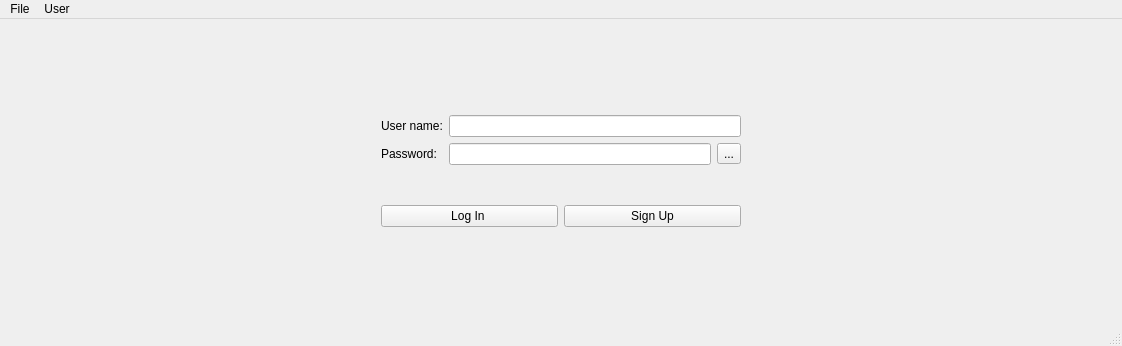
<?xml version="1.0" encoding="UTF-8"?>
<ui version="4.0">
 <class>MainWindow</class>
 <widget class="QMainWindow" name="MainWindow">
  <property name="geometry">
   <rect>
    <x>0</x>
    <y>0</y>
    <width>1122</width>
    <height>346</height>
   </rect>
  </property>
  <property name="sizePolicy">
   <sizepolicy hsizetype="Expanding" vsizetype="Preferred">
    <horstretch>0</horstretch>
    <verstretch>0</verstretch>
   </sizepolicy>
  </property>
  <property name="windowTitle">
   <string>MainWindow</string>
  </property>
  <widget class="QWidget" name="centralWidget">
   <layout class="QVBoxLayout" name="verticalLayout">
    <item>
     <widget class="QStackedWidget" name="stackedWidget">
      <property name="sizePolicy">
       <sizepolicy hsizetype="Expanding" vsizetype="Expanding">
        <horstretch>0</horstretch>
        <verstretch>0</verstretch>
       </sizepolicy>
      </property>
      <widget class="QWidget" name="loginPage">
       <layout class="QHBoxLayout" name="horizontalLayout_2">
        <item>
         <spacer name="horizontalSpacer">
          <property name="orientation">
           <enum>Qt::Horizontal</enum>
          </property>
          <property name="sizeType">
           <enum>QSizePolicy::Expanding</enum>
          </property>
          <property name="sizeHint" stdset="0">
           <size>
            <width>40</width>
            <height>20</height>
           </size>
          </property>
         </spacer>
        </item>
        <item>
         <layout class="QVBoxLayout" name="verticalLayout_3">
          <item>
           <spacer name="verticalSpacer_3">
            <property name="orientation">
             <enum>Qt::Vertical</enum>
            </property>
            <property name="sizeType">
             <enum>QSizePolicy::Preferred</enum>
            </property>
            <property name="sizeHint" stdset="0">
             <size>
              <width>20</width>
              <height>40</height>
             </size>
            </property>
           </spacer>
          </item>
          <item>
           <layout class="QGridLayout" name="gridLayout">
            <item row="2" column="0">
             <widget class="QLabel" name="lblUsername">
              <property name="text">
               <string>User name:</string>
              </property>
             </widget>
            </item>
            <item row="3" column="0">
             <widget class="QLabel" name="lblPassword">
              <property name="text">
               <string>Password:</string>
              </property>
             </widget>
            </item>
            <item row="3" column="1">
             <widget class="QLineEdit" name="editPassword">
              <property name="styleSheet">
               <string notr="true"/>
              </property>
              <property name="echoMode">
               <enum>QLineEdit::Password</enum>
              </property>
             </widget>
            </item>
            <item row="3" column="2">
             <widget class="QToolButton" name="btnShowPass">
              <property name="text">
               <string>...</string>
              </property>
              <property name="icon">
               <iconset>
                <normaloff>icons8-eye-32.png</normaloff>icons8-eye-32.png</iconset>
              </property>
              <property name="iconSize">
               <size>
                <width>16</width>
                <height>16</height>
               </size>
              </property>
             </widget>
            </item>
            <item row="2" column="1" colspan="2">
             <widget class="QLineEdit" name="editUsername">
              <property name="styleSheet">
               <string notr="true"/>
              </property>
             </widget>
            </item>
           </layout>
          </item>
          <item>
           <layout class="QHBoxLayout" name="horizontalLayout">
            <item>
             <widget class="QPushButton" name="btnLogin">
              <property name="text">
               <string>Log In </string>
              </property>
             </widget>
            </item>
            <item>
             <widget class="QPushButton" name="btnSignUp">
              <property name="text">
               <string>Sign Up</string>
              </property>
             </widget>
            </item>
           </layout>
          </item>
          <item>
           <spacer name="verticalSpacer_5">
            <property name="orientation">
             <enum>Qt::Vertical</enum>
            </property>
            <property name="sizeType">
             <enum>QSizePolicy::Preferred</enum>
            </property>
            <property name="sizeHint" stdset="0">
             <size>
              <width>20</width>
              <height>40</height>
             </size>
            </property>
           </spacer>
          </item>
         </layout>
        </item>
        <item>
         <spacer name="horizontalSpacer_2">
          <property name="orientation">
           <enum>Qt::Horizontal</enum>
          </property>
          <property name="sizeType">
           <enum>QSizePolicy::Expanding</enum>
          </property>
          <property name="sizeHint" stdset="0">
           <size>
            <width>40</width>
            <height>20</height>
           </size>
          </property>
         </spacer>
        </item>
       </layout>
      </widget>
      <widget class="QWidget" name="homePage">
       <layout class="QVBoxLayout" name="verticalLayout_2">
        <item>
         <layout class="QHBoxLayout" name="horizontalLayout_3">
          <item>
           <widget class="QPushButton" name="btnAddBill">
            <property name="text">
             <string>Add</string>
            </property>
           </widget>
          </item>
          <item>
           <spacer name="horizontalSpacer_3">
            <property name="orientation">
             <enum>Qt::Horizontal</enum>
            </property>
            <property name="sizeType">
             <enum>QSizePolicy::Expanding</enum>
            </property>
            <property name="sizeHint" stdset="0">
             <size>
              <width>40</width>
              <height>20</height>
             </size>
            </property>
           </spacer>
          </item>
          <item>
           <widget class="QPushButton" name="btnFindItem">
            <property name="text">
             <string>Find Item</string>
            </property>
           </widget>
          </item>
         </layout>
        </item>
        <item>
         <widget class="QTableWidget" name="tableTree">
          <property name="frameShape">
           <enum>QFrame::StyledPanel</enum>
          </property>
          <property name="frameShadow">
           <enum>QFrame::Raised</enum>
          </property>
          <property name="lineWidth">
           <number>8</number>
          </property>
          <attribute name="horizontalHeaderDefaultSectionSize">
           <number>130</number>
          </attribute>
          <row>
           <property name="text">
            <string>1</string>
           </property>
          </row>
          <column>
           <property name="text">
            <string>Created Time</string>
           </property>
           <property name="font">
            <font>
             <pointsize>12</pointsize>
             <weight>75</weight>
             <bold>true</bold>
            </font>
           </property>
           <property name="textAlignment">
            <set>AlignCenter</set>
           </property>
           <property name="foreground">
            <brush brushstyle="SolidPattern">
             <color alpha="255">
              <red>0</red>
              <green>0</green>
              <blue>0</blue>
             </color>
            </brush>
           </property>
          </column>
          <column>
           <property name="text">
            <string>Item Name</string>
           </property>
           <property name="font">
            <font>
             <pointsize>12</pointsize>
             <weight>75</weight>
             <bold>true</bold>
            </font>
           </property>
           <property name="textAlignment">
            <set>AlignCenter</set>
           </property>
          </column>
          <column>
           <property name="text">
            <string>Type Name</string>
           </property>
           <property name="font">
            <font>
             <pointsize>12</pointsize>
             <weight>75</weight>
             <bold>true</bold>
            </font>
           </property>
           <property name="textAlignment">
            <set>AlignCenter</set>
           </property>
          </column>
          <column>
           <property name="text">
            <string>ID</string>
           </property>
           <property name="font">
            <font>
             <pointsize>12</pointsize>
             <weight>75</weight>
             <bold>true</bold>
            </font>
           </property>
           <property name="textAlignment">
            <set>AlignCenter</set>
           </property>
          </column>
          <column>
           <property name="text">
            <string>Amount</string>
           </property>
           <property name="font">
            <font>
             <pointsize>12</pointsize>
             <weight>75</weight>
             <bold>true</bold>
            </font>
           </property>
           <property name="textAlignment">
            <set>AlignCenter</set>
           </property>
          </column>
          <column>
           <property name="text">
            <string>Sale Type</string>
           </property>
           <property name="font">
            <font>
             <pointsize>12</pointsize>
             <weight>75</weight>
             <bold>true</bold>
            </font>
           </property>
           <property name="textAlignment">
            <set>AlignCenter</set>
           </property>
          </column>
          <column>
           <property name="text">
            <string>Price</string>
           </property>
           <property name="font">
            <font>
             <pointsize>12</pointsize>
             <weight>75</weight>
             <bold>true</bold>
            </font>
           </property>
           <property name="textAlignment">
            <set>AlignCenter</set>
           </property>
          </column>
          <column>
           <property name="text">
            <string>Notice</string>
           </property>
           <property name="font">
            <font>
             <pointsize>12</pointsize>
             <weight>75</weight>
             <bold>true</bold>
            </font>
           </property>
           <property name="textAlignment">
            <set>AlignCenter</set>
           </property>
          </column>
         </widget>
        </item>
       </layout>
      </widget>
     </widget>
    </item>
   </layout>
  </widget>
  <widget class="QMenuBar" name="menuBar">
   <property name="geometry">
    <rect>
     <x>0</x>
     <y>0</y>
     <width>1122</width>
     <height>24</height>
    </rect>
   </property>
   <widget class="QMenu" name="menuFile">
    <property name="title">
     <string>File</string>
    </property>
    <widget class="QMenu" name="menuNew">
     <property name="title">
      <string>New</string>
     </property>
     <addaction name="actionItem"/>
     <addaction name="actionType_Item"/>
     <addaction name="actionBill"/>
    </widget>
    <widget class="QMenu" name="menuStatistic">
     <property name="title">
      <string>Statistic</string>
     </property>
     <addaction name="actionItem_Table"/>
     <addaction name="actionBill_Table"/>
    </widget>
    <widget class="QMenu" name="menuExport_Excel_File">
     <property name="title">
      <string>Export Excel File</string>
     </property>
     <addaction name="actionItem_File"/>
     <addaction name="actionBill_File"/>
    </widget>
    <addaction name="menuNew"/>
    <addaction name="menuStatistic"/>
    <addaction name="menuExport_Excel_File"/>
    <addaction name="separator"/>
    <addaction name="actionExit"/>
   </widget>
   <widget class="QMenu" name="menuUser">
    <property name="title">
     <string>User</string>
    </property>
    <addaction name="actionUser_List"/>
    <addaction name="actionShow_User_Info"/>
    <addaction name="separator"/>
    <addaction name="actionLogin"/>
   </widget>
   <addaction name="menuFile"/>
   <addaction name="menuUser"/>
  </widget>
  <widget class="QStatusBar" name="statusBar"/>
  <action name="actionExit">
   <property name="text">
    <string>Exit</string>
   </property>
   <property name="shortcut">
    <string>Ctrl+Q</string>
   </property>
  </action>
  <action name="actionShow_User_Info">
   <property name="text">
    <string>Show User Info</string>
   </property>
  </action>
  <action name="actionLogin">
   <property name="text">
    <string>Log Out</string>
   </property>
   <property name="shortcut">
    <string>Ctrl+Shift+L</string>
   </property>
  </action>
  <action name="actionItem">
   <property name="text">
    <string>Item</string>
   </property>
   <property name="shortcut">
    <string>Ctrl+N</string>
   </property>
  </action>
  <action name="actionType_Item">
   <property name="text">
    <string>Type Item</string>
   </property>
   <property name="shortcut">
    <string>Ctrl+Shift+N</string>
   </property>
  </action>
  <action name="actionBill">
   <property name="text">
    <string>Bill</string>
   </property>
   <property name="shortcut">
    <string>Ctrl+Shift+A</string>
   </property>
  </action>
  <action name="actionItem_Table">
   <property name="text">
    <string>Item Table</string>
   </property>
   <property name="shortcut">
    <string>Ctrl+V</string>
   </property>
  </action>
  <action name="actionBill_Table">
   <property name="text">
    <string>Bill Table</string>
   </property>
   <property name="shortcut">
    <string>Ctrl+Shift+V</string>
   </property>
  </action>
  <action name="actionItem_File">
   <property name="text">
    <string>Item File</string>
   </property>
  </action>
  <action name="actionBill_File">
   <property name="text">
    <string>Bill File</string>
   </property>
  </action>
  <action name="actionUser_List">
   <property name="text">
    <string>User List</string>
   </property>
  </action>
 </widget>
 <layoutdefault spacing="6" margin="11"/>
 <tabstops>
  <tabstop>editUsername</tabstop>
  <tabstop>editPassword</tabstop>
  <tabstop>btnShowPass</tabstop>
  <tabstop>btnLogin</tabstop>
  <tabstop>btnSignUp</tabstop>
  <tabstop>btnFindItem</tabstop>
  <tabstop>btnAddBill</tabstop>
 </tabstops>
 <resources/>
 <connections/>
</ui>
